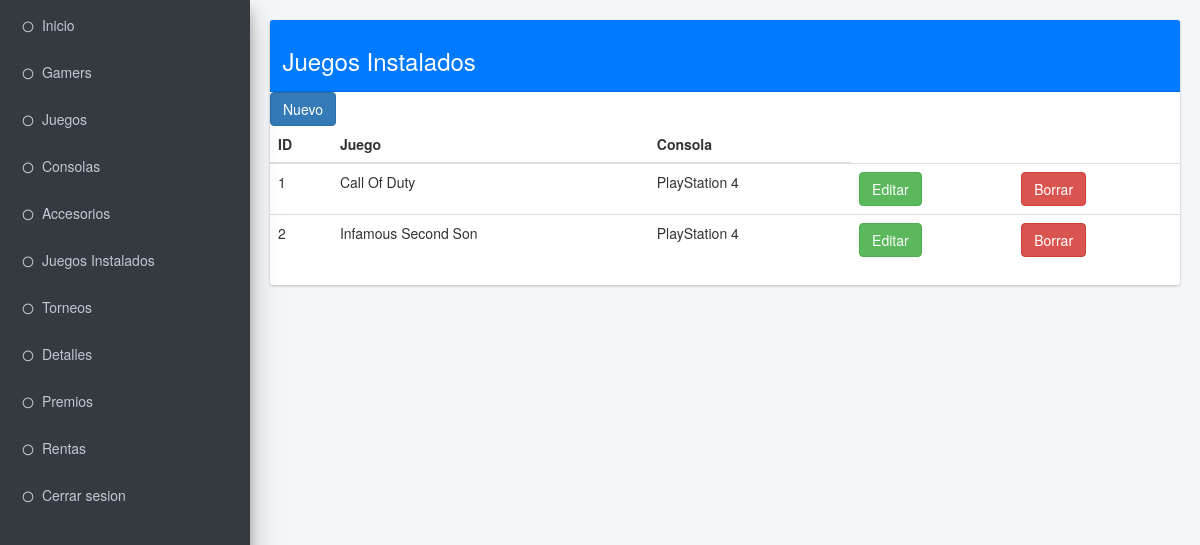
/vistas/admin_cInstalado.php (signed in), run on the app's committed database.
### tables this page shows
CREATE TABLE `instalado` (
  `id_instalado` int(11) NOT NULL,
  `id_juego` int(11) NOT NULL,
  `id_consola` int(11) NOT NULL
);

CREATE TABLE `juego` (
  `id_juego` int(11) NOT NULL,
  `imagen` blob NOT NULL,
  `nombre` varchar(45) NOT NULL
);

CREATE TABLE `consola` (
  `id_consola` int(11) NOT NULL,
  `id_plataforma` int(11) NOT NULL,
  `numero` int(11) NOT NULL,
  `serial` varchar(45) NOT NULL,
  `nombre` varchar(45) NOT NULL
);

### modelos/selectTables.php (called while the page is built, shortened)
<?php
  include_once "../controladores/conexion.php";
  $getAdminInstalado = $BD -> query("SELECT i.id_instalado as id, j.nombre as juego, c.nombre as consola FROM instalado i INNER JOIN juego j ON i.id_juego = j.id_juego INNER JOIN consola c ON i.id_consola = c.id_consola ORDER BY `id` ASC");
  $resultadoAdminInstalado = $getAdminInstalado -> fetchAll(PDO::FETCH_OBJ);
?>

### vistas/admin_cInstalado.php (the view, shortened to what this page needs)
<?php
include_once '../modelos/selectTables.php';
?>
<!DOCTYPE html>
<html>
<head>
  <link rel="stylesheet" href="plugins/fontawesome-free/css/all.min.css">
  <link rel="stylesheet" href="https://code.ionicframework.com/ionicons/2.0.1/css/ionicons.min.css">
  <link rel="stylesheet" href="css/adminlte.min.css">
  <link rel="stylesheet" href="https://maxcdn.bootstrapcdn.com/bootstrap/3.4.1/css/bootstrap.min.css">
</head>
<body class="hold-transition sidebar-mini layout-fixed">
  <div class="wrapper">
    <aside class="main-sidebar sidebar-dark-primary elevation-4">
      <div class="sidebar">
        <nav class="mt-2">
          <ul class="nav nav-pills nav-sidebar flex-column" data-widget="treeview" role="menu" data-accordion="false">
            <li class="nav-item">
              <a href="admin_Inicio.php" class="nav-link">
                <i class="far fa-circle nav-icon"></i>
                <p>Inicio</p>
              </a>
            </li>
          </ul>
        </nav>
        <nav class="mt-2">
          <ul class="nav nav-pills nav-sidebar flex-column" data-widget="treeview" role="menu" data-accordion="false">
            <li class="nav-item">
              <a href="admin_cGamer.php" class="nav-link">
                <i class="far fa-circle nav-icon"></i>
                <p>Gamers</p>
              </a>
            </li>
          </ul>
        </nav>
        <nav class="mt-2">
          <ul class="nav nav-pills nav-sidebar flex-column" data-widget="treeview" role="menu" data-accordion="false">
            <li class="nav-item">
              <a href="admin_cJuegos.php" class="nav-link">
                <i class="far fa-circle nav-icon"></i>
                <p>Juegos</p>
              </a>
            </li>
          </ul>
        </nav>
        <nav class="mt-2">
          <ul class="nav nav-pills nav-sidebar flex-column" data-widget="treeview" role="menu" data-accordion="false">
            <li class="nav-item">
              <a href="admin_cConsolas.php" class="nav-link">
                <i class="far fa-circle nav-icon"></i>
                <p>Consolas</p>
              </a>
            </li>
          </ul>
        </nav>
        <nav class="mt-2">
          <ul class="nav nav-pills nav-sidebar flex-column" data-widget="treeview" role="menu" data-accordion="false">
            <li class="nav-item">
              <a href="admin_cAccesorio.php" class="nav-link">
                <i class="far fa-circle nav-icon"></i>
                <p>Accesorios</p>
              </a>
            </li>
          </ul>
        </nav>
        <nav class="mt-2">
          <ul class="nav nav-pills nav-sidebar flex-column" data-widget="treeview" role="menu" data-accordion="false">
            <li class="nav-item">
              <a href="admin_cInstalado.php" class="nav-link">
                <i class="far fa-circle nav-icon"></i>
                <p>Juegos Instalados</p>
              </a>
            </li>
          </ul>
        </nav>
        <nav class="mt-2">
          <ul class="nav nav-pills nav-sidebar flex-column" data-widget="treeview" role="menu" data-accordion="false">
            <li class="nav-item">
              <a href="admin_cTorneo.php" class="nav-link">
                <i class="far fa-circle nav-icon"></i>
                <p>Torneos</p>
              </a>
            </li>
          </ul>
        </nav>
        <nav class="mt-2">
          <ul class="nav nav-pills nav-sidebar flex-column" data-widget="treeview" role="menu" data-accordion="false">
            <li class="nav-item">
              <a href="admin_cDetalles.php" class="nav-link">
                <i class="far fa-circle nav-icon"></i>
                <p>Detalles</p>
              </a>
            </li>
          </ul>
        </nav>
        <nav class="mt-2">
          <ul class="nav nav-pills nav-sidebar flex-column" data-widget="treeview" role="menu" data-accordion="false">
            <li class="nav-item">
              <a href="admin_cPremio.php" class="nav-link">
                <i class="far fa-circle nav-icon"></i>
                <p>Premios</p>
              </a>
            </li>
          </ul>
        </nav>
        <nav class="mt-2">
          <ul class="nav nav-pills nav-sidebar flex-column" data-widget="treeview" role="menu" data-accordion="false">
            <li class="nav-item">
              <a href="admin_cRenta.php" class="nav-link">
                <i class="far fa-circle nav-icon"></i>
                <p>Rentas</p>
              </a>
            </li>
          </ul>
        </nav>
        <nav class="mt-2">
          <ul class="nav nav-pills nav-sidebar flex-column" data-widget="treeview" role="menu" data-accordion="false">
            <li class="nav-item">
              <a href="../controladores/logout.php" class="nav-link">
                <i class="far fa-circle nav-icon"></i>
                <p>Cerrar sesion</p>
              </a>
            </li>
          </ul>
        </nav>
      </div>
    </aside>
    <div class="content-wrapper">
      <br>
      <section class="content">
        <div class="container-fluid">
          <div class="row">
            <div class="col-md-12">
              <div class="card card-primary">
                <div class="card-header">
                  <h3>Juegos Instalados</h3>
                </div>
                <a href="agregarInstalado.php">
                  <input type="button" name="" value="Nuevo" class="btn btn-primary">
                </a>
                <form class="" action="editInstalado.php" method="post">
                  <div class="crudAdmin" align="center">
                    <table class="table table-hover">
                      <thead>
                        <tr>
                          <th>ID</th>
                          <th>Juego</th>
                          <th>Consola</th>
                        </tr>
                      </thead>
                      <tbody>
                        <?php foreach ($resultadoAdminInstalado as $resultadoAdminInstalado){ ?>
                        <?php $identificador = $resultadoAdminInstalado -> id ?>
                        <tr>
                        <td><?php echo $resultadoAdminInstalado -> id ?></td>
                        <td><?php echo $resultadoAdminInstalado -> juego ?></td>
                        <td><?php echo $resultadoAdminInstalado -> consola ?></td>
                        <td>
                        <form action="editInstalado.php" method="post">
                        <button class="btn btn-success" type="submit" name="editar"
                        value="<?php echo htmlspecialchars($identificador); ?>">Editar
                        </button>
                        </form>
                        </td>
                        <td>
                        <form method="post" action="../controladores/borrar_Instalado.php">
                        <button type="submit" class="btn btn-danger" name="id"
                        value="<?php echo htmlspecialchars($identificador); ?>">Borrar
                        </button>
                        </form>
                        </td>
                        </tr>
                        <?php } ?>
                      </tbody>
                    </table>
                  </div>
                </form>
            </div>
          </div>
          <div class="col-md-6">
          </div>
        </div>
      </div>
    </section>
  </div>
</body>
    </html>

### data on the page
instalado: id_instalado "1", id_juego.nombre "Call Of Duty", id_consola.nombre "PlayStation 4"
instalado: id_instalado "2", id_juego.nombre "Infamous Second Son", id_consola.nombre "PlayStation 4"
